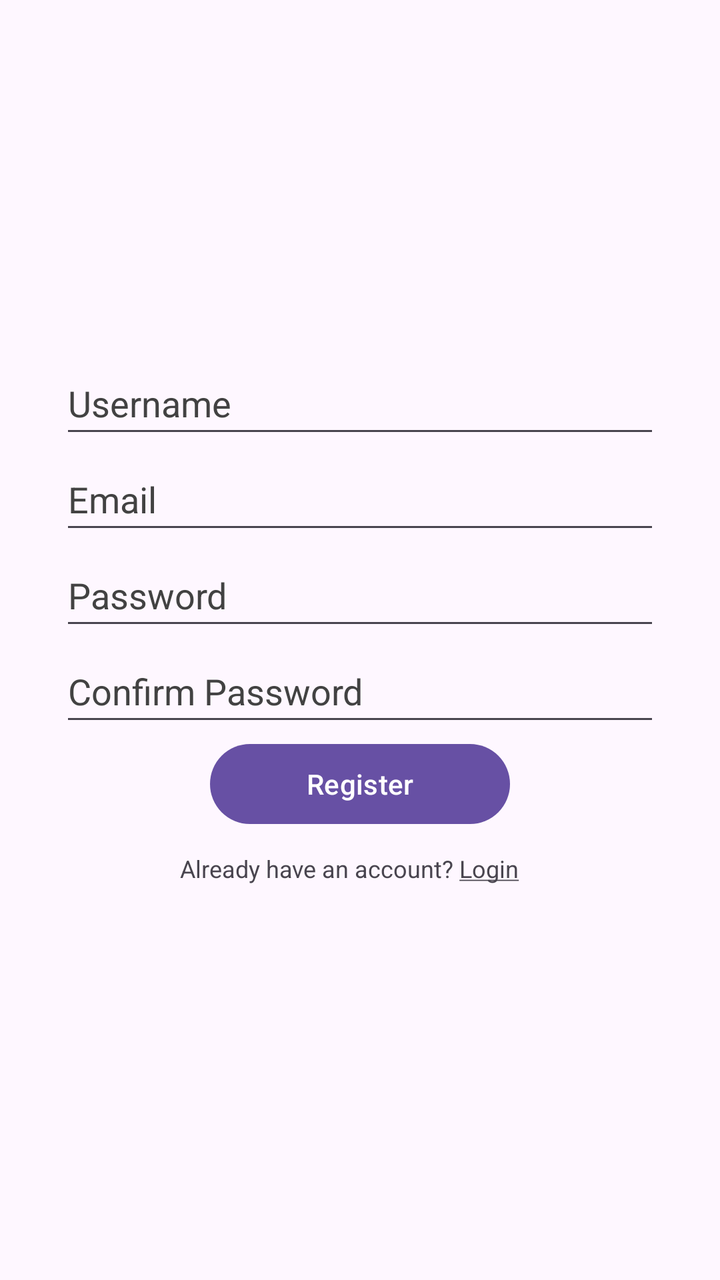
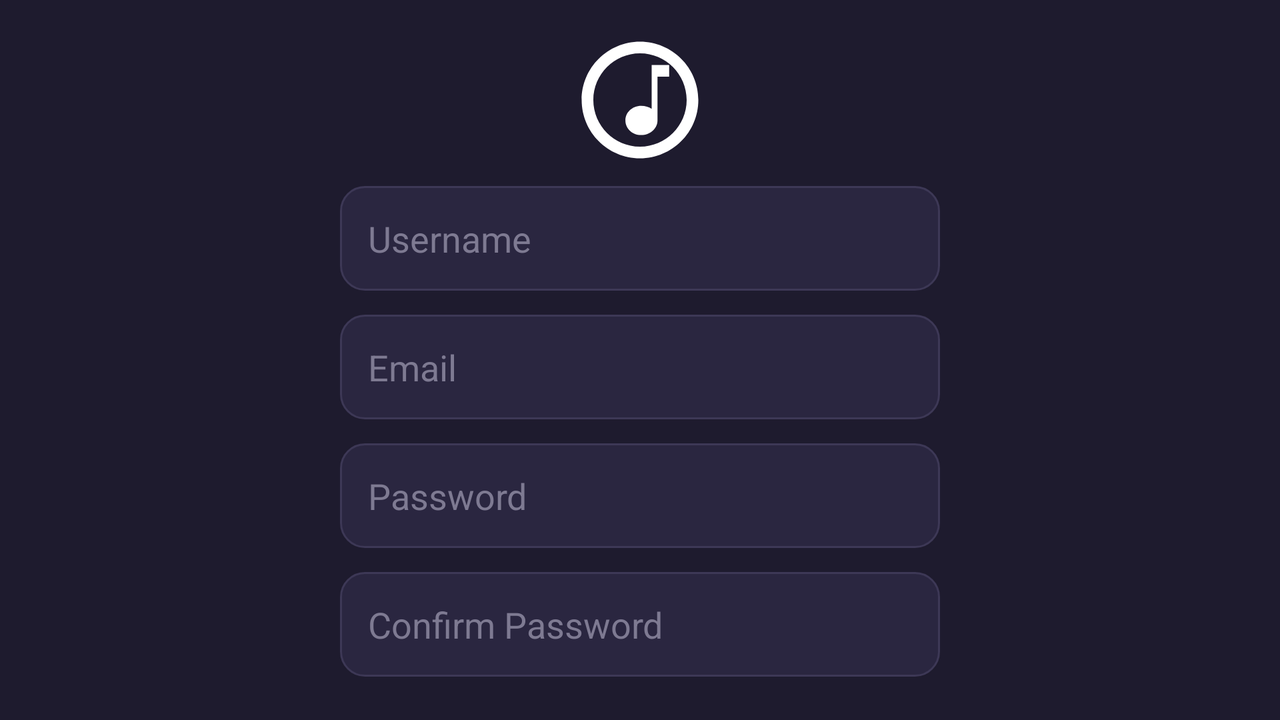

Two renders of one Android screen. The first uses the default layout on a phone; the second uses the alternative layout the repository ships for a different screen configuration, on a matching device. The two XML files are below.
<!-- AndroidManifest.xml: application theme Theme.MidPlayer -->
<!-- res/layout/activity_register.xml -->
<?xml version="1.0" encoding="utf-8"?>
<androidx.constraintlayout.widget.ConstraintLayout xmlns:android="http://schemas.android.com/apk/res/android"
    xmlns:app="http://schemas.android.com/apk/res-auto"
    xmlns:tools="http://schemas.android.com/tools"
    android:id="@+id/main"
    android:layout_width="match_parent"
    android:layout_height="match_parent"
    tools:context=".RegisterActivity">

    <LinearLayout
        android:id="@+id/register"
        android:layout_width="match_parent"
        android:layout_height="wrap_content"
        android:orientation="vertical"
        android:gravity="center_horizontal"
        android:padding="15dp"
        app:layout_constraintTop_toTopOf="parent"
        app:layout_constraintBottom_toBottomOf="parent"
        app:layout_constraintStart_toStartOf="parent"
        app:layout_constraintEnd_toEndOf="parent">

        <EditText
            android:id="@+id/edtRegisterUsername"
            android:minHeight="48dp"
            android:layout_width="300dp"
            android:layout_height="wrap_content"
            android:hint="@string/username"
            android:autofillHints="username"
            android:inputType="text"
            android:textColorHint="@color/cardview_dark_background"/>

        <EditText
            android:id="@+id/edtRegisterEmail"
            android:minHeight="48dp"
            android:layout_width="300dp"
            android:layout_height="wrap_content"
            android:hint="@string/email"
            android:autofillHints="emailAddress"
            android:inputType="textEmailAddress"
            android:textColorHint="@color/cardview_dark_background"/>

        <EditText
            android:id="@+id/edtRegisterPassword"
            android:minHeight="48dp"
            android:layout_width="300dp"
            android:layout_height="wrap_content"
            android:hint="@string/password"
            android:autofillHints="password"
            android:inputType="textPassword"
            android:textColorHint="@color/cardview_dark_background"/>

        <EditText
            android:id="@+id/edtConfirmPassword"
            android:minHeight="48dp"
            android:layout_width="300dp"
            android:layout_height="wrap_content"
            android:hint="@string/confirm_password"
            android:autofillHints="password"
            android:inputType="textPassword"
            android:textColorHint="@color/cardview_dark_background"/>

        <Button
            android:id="@+id/btnCreateAccount"
            android:layout_width="150dp"
            android:layout_height="wrap_content"
            android:text="@string/register"/>

        <TextView
            android:id="@+id/txtLoginSignup"
            android:minHeight="48dp"
            android:layout_width="200dp"
            android:layout_height="wrap_content"
            android:text="@string/login_prompt"
            android:textSize="12sp"
            android:clickable="true"
            android:focusable="true"
            android:padding="10dp"/>





    </LinearLayout>

</androidx.constraintlayout.widget.ConstraintLayout>
<!-- resources referenced by this layout -->
<resources>
  <string name="confirm_password"> Confirm Password</string>
  <string name="email">Email</string>
  <string name="login_prompt">Already have an account? <u>Login</u></string>
  <string name="password">Password</string>
  <string name="register">Register</string>
  <string name="username">Username</string>
  <style name="Theme.MidPlayer" parent="Base.Theme.MidPlayer" />
  <style name="Base.Theme.MidPlayer" parent="Theme.Material3.DayNight.NoActionBar">
          
          
      </style>
</resources>
<!-- res/layout-land/activity_register.xml (the repository's variant of the layout above) -->
<!-- drawn on the phone turned sideways -->
<?xml version="1.0" encoding="utf-8"?>
<androidx.constraintlayout.widget.ConstraintLayout
    xmlns:android="http://schemas.android.com/apk/res/android"
    xmlns:app="http://schemas.android.com/apk/res-auto"
    xmlns:tools="http://schemas.android.com/tools"
    android:id="@+id/main"
    android:layout_width="match_parent"
    android:layout_height="match_parent"
    android:background="@color/background"
    tools:context=".RegisterActivity">

    <LinearLayout
        android:id="@+id/register"
        android:layout_width="match_parent"
        android:layout_height="wrap_content"
        android:orientation="vertical"
        android:gravity="center_horizontal"
        android:padding="15dp"
        app:layout_constraintTop_toTopOf="parent"
        app:layout_constraintBottom_toBottomOf="parent"
        app:layout_constraintStart_toStartOf="parent"
        app:layout_constraintEnd_toEndOf="parent">

        <ImageView
            android:layout_width="70dp"
            android:layout_height="70dp"
            android:layout_gravity="center"
            android:contentDescription="@string/logo"
            android:src="@drawable/ic_music_note"
            app:tint="#ffffff"/>

        <EditText
            android:id="@+id/edtRegisterUsername"
            android:minHeight="48dp"
            android:layout_width="300dp"
            android:layout_height="wrap_content"
            android:hint="@string/username"
            android:autofillHints="username"
            android:inputType="text"
            android:textColor="@color/text_primary"
            android:textColorHint="@color/text_hint"
            android:background="@drawable/input_background"
            android:padding="14dp"
            android:layout_marginTop="8dp"/>

        <EditText
            android:id="@+id/edtRegisterEmail"
            android:minHeight="48dp"
            android:layout_width="300dp"
            android:layout_height="wrap_content"
            android:hint="@string/email"
            android:autofillHints="emailAddress"
            android:inputType="textEmailAddress"
            android:textColor="@color/text_primary"
            android:textColorHint="@color/text_hint"
            android:background="@drawable/input_background"
            android:padding="14dp"
            android:layout_marginTop="12dp"/>

        <EditText
            android:id="@+id/edtRegisterPassword"
            android:minHeight="48dp"
            android:layout_width="300dp"
            android:layout_height="wrap_content"
            android:hint="@string/password"
            android:autofillHints="password"
            android:inputType="textPassword"
            android:textColor="@color/text_primary"
            android:textColorHint="@color/text_hint"
            android:background="@drawable/input_background"
            android:padding="14dp"
            android:layout_marginTop="12dp"/>

        <EditText
            android:id="@+id/edtConfirmPassword"
            android:minHeight="48dp"
            android:layout_width="300dp"
            android:layout_height="wrap_content"
            android:hint="@string/confirm_password"
            android:autofillHints="password"
            android:inputType="textPassword"
            android:textColor="@color/text_primary"
            android:textColorHint="@color/text_hint"
            android:background="@drawable/input_background"
            android:padding="14dp"
            android:layout_marginTop="12dp"/>

        <Button
            android:id="@+id/btnCreateAccount"
            android:layout_width="150dp"
            android:layout_height="wrap_content"
            android:layout_marginTop="20dp"
            android:backgroundTint="@null"
            android:text="@string/register"
            android:textColor="@color/white" />

        <TextView
            android:id="@+id/txtLogin"
            android:minHeight="48dp"
            android:layout_width="200dp"
            android:layout_height="wrap_content"
            android:text="@string/login_prompt"
            android:textSize="12sp"
            android:textColor="@color/text_secondary"
            android:clickable="true"
            android:focusable="true"
            android:padding="10dp"/>

    </LinearLayout>

</androidx.constraintlayout.widget.ConstraintLayout>
<!-- resources referenced by the variant -->
<!-- as the phone turned sideways resolves them -->
<resources>
  <color name="background">#1E1B2E</color>
  <color name="text_hint">#7E7A92</color>
  <color name="text_primary">#FFFFFF</color>
  <color name="text_secondary">#B4B0C8</color>
  <color name="white">#FFFFFFFF</color>
  <!-- drawable ic_music_note (drawable) -->
  <?xml version="1.0" encoding="utf-8"?>
  <vector xmlns:android="http://schemas.android.com/apk/res/android"
      android:width="24dp"
      android:height="24dp"
      android:viewportWidth="24"
      android:viewportHeight="24">
  
      
      <path
          android:fillColor="#FFFFFF"
          android:pathData="M12,2C6.48,2 2,6.48 2,12s4.48,10 10,10 10,-4.48 10,-10S17.52,2 12,2zM12,20c-4.41,0 -8,-3.59 -8,-8s3.59,-8 8,-8 8,3.59 8,8 -3.59,8 -8,8z"/>
  
      
      <path
          android:fillColor="#FFFFFF"
          android:pathData="M14,6v7.5c-0.5,-0.3 -1.1,-0.5 -1.8,-0.5 -1.5,0 -2.7,1.1 -2.7,2.5s1.2,2.5 2.7,2.5 2.8,-1.1 2.8,-2.5V8h2V6h-3z"/>
  </vector>
  <!-- drawable input_background (drawable) -->
  <?xml version="1.0" encoding="utf-8"?>
  <shape xmlns:android="http://schemas.android.com/apk/res/android">
      <solid android:color="@color/input_background"/>
      <corners android:radius="12dp"/>
      <stroke android:width="1dp" android:color="#3D3856"/>
  </shape>
  <string name="confirm_password"> Confirm Password</string>
  <string name="email">Email</string>
  <string name="login_prompt">Already have an account? <u>Login</u></string>
  <string name="logo">logo\n</string>
  <string name="password">Password</string>
  <string name="register">Register</string>
  <string name="username">Username</string>
  <style name="Theme.MidPlayer" parent="Base.Theme.MidPlayer" />
  <color name="input_background">#2A2640</color>
  <style name="Base.Theme.MidPlayer" parent="Theme.Material3.DayNight.NoActionBar">
          
          
      </style>
</resources>
